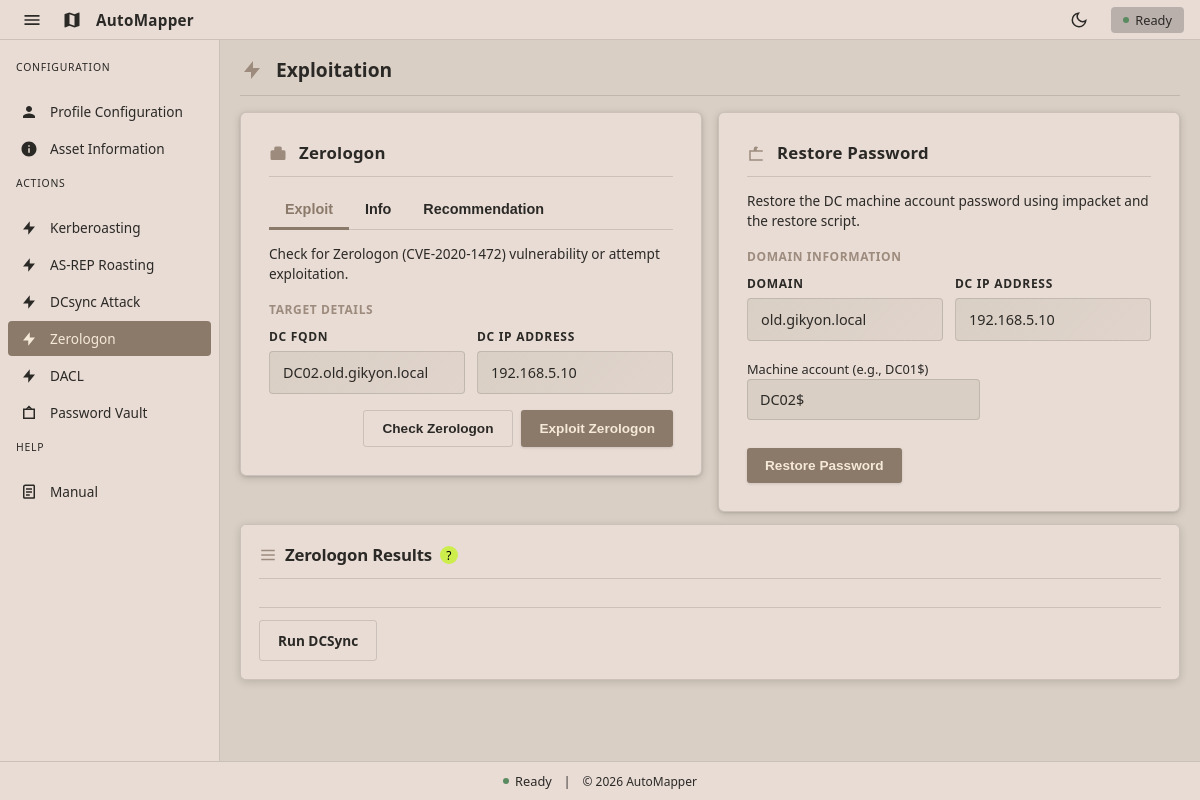
Page /zerologon on the committed database.
### tables this page shows
CREATE TABLE profiles (
    description text,
    name text,
    password text,
    ntlmHash text,
    domain text,
    dc_ip text,
    fqdn text
, username text, dc_fqdn text, profile_description text, ntlm_hash text);

### app/routes/main.py (the view, shortened to what this page needs)
@main_bp.route("/zerologon", methods=["GET", "POST"])
def zerologon():
    creds = _get_creds()
    profiles = fetch_profiles()
    active_profile = get_active_profile()
    results = []
    error = None
    status_message = None
    action = None
    vault_next_step = False
    selected_restore_profile = None
    restore_use_profile = False
    dc_host = (creds.get("dc_fqdn") or "").strip()
    dc_name = dc_host.split(".", 1)[0] if dc_host else ""
    is_admin_user = (creds.get("username") or "").strip().lower() == "administrator"
    def format_dcsync_results(dcsync_results):
        lines = []
        for entry in dcsync_results:
            if isinstance(entry, dict):
                username = entry.get("username", "Unknown")
                hash_value = entry.get("hash", "")
                timestamp = entry.get("timestamp")
                if timestamp:
                    lines.append(f"{username}: {hash_value} ({timestamp})")
                else:
                    lines.append(f"{username}: {hash_value}")
            else:
                lines.append(str(entry))
        return lines
    return _render_exploit(
        "zerologon.html",
        creds,
        results,
        error,
        status_message,
        action,
        profiles=profiles,
        active_profile=active_profile,
        selected_restore_profile=None,
        restore_use_profile=restore_use_profile,
        dc_name=dc_name,
        vault_next_step=vault_next_step,
    )

### app/db/database.py (called while the page is built)
def get_db():
    conn = sqlite3.connect(DB_PATH)
    conn.row_factory = sqlite3.Row
    return conn

def fetch_profiles():
    conn = get_db()
    try:
        rows = conn.execute(
            """
            SELECT name, username, password, ntlm_hash, domain, dc_ip, dc_fqdn, profile_description
            FROM profiles
            ORDER BY name
            """
        ).fetchall()
    finally:
        conn.close()
    profiles = {}
    for row in rows:
        profiles[row["name"]] = {
            "username": row["username"],
            "password": row["password"],
            "ntlm_hash": row["ntlm_hash"],
            "domain": row["domain"],
            "dc_ip": row["dc_ip"],
            "dc_fqdn": row["dc_fqdn"],
            "profile_description": row["profile_description"],
        }
    return profiles

def get_profile(name):
    conn = get_db()
    try:
        row = conn.execute(
            """
            SELECT name, username, password, ntlm_hash, domain, dc_ip, dc_fqdn, profile_description
            FROM profiles
            WHERE name = ?
            """,
            (name,),
        ).fetchone()
    finally:
        conn.close()
    if not row:
        return None
    return {
        "username": row["username"],
        "password": row["password"],
        "ntlm_hash": row["ntlm_hash"],
        "domain": row["domain"],
        "dc_ip": row["dc_ip"],
        "dc_fqdn": row["dc_fqdn"],
        "profile_description": row["profile_description"],
    }

def get_active_profile():
    conn = get_db()
    try:
        row = conn.execute(
            "SELECT value FROM app_state WHERE key = ?",
            ("active_profile",),
        ).fetchone()
    finally:
        conn.close()
    return row["value"] if row else None

### app/routes/main.py (called while the page is built)
def _get_creds():
    active_profile = get_active_profile()
    if not active_profile:
        return {}
    return get_profile(active_profile) or {}

def _has_vault_material(results):
    return any(isinstance(entry, dict) and entry.get("hash") for entry in results or [])

def _render_exploit(template, creds, results, error, status_message, action, **extra):
    extra.setdefault("vault_next_step", _has_vault_material(results))
    return render_template(
        template,
        creds=creds,
        results=results,
        error=error,
        status_message=status_message,
        action=action,
        **extra,
    )

### app/templates/zerologon.html (shortened to what this page needs)
{% extends 'base.html' %}
{% block content %}
<div class="page-header">
  <svg viewBox="0 0 24 24"><path d="M13 10V3L4 14h7v7l9-11h-7z"/></svg>
  <h1 class="page-title">Exploitation</h1>
</div>
<section class="card-grid zerologon-grid">
  <div class="card restore-card">
    <div class="card-header">
      <svg viewBox="0 0 24 24"><path d="M20 7h-3V4a2 2 0 0 0-2-2H9a2 2 0 0 0-2 2v3H4a2 2 0 0 0-2 2v9a2 2 0 0 0 2 2h16a2 2 0 0 0 2-2V9a2 2 0 0 0-2-2z"/></svg>
      <h1>Zerologon</h1>
    </div>
    <div class="tab-bar">
      <button class="tab-btn active" data-tab="zero-exploit-tab">Exploit</button>
      <button class="tab-btn" data-tab="zero-info-tab">Info</button>
      <button class="tab-btn" data-tab="zero-rec-tab">Recommendation</button>
    </div>
    <div id="zero-exploit-tab" class="tab-content active">
      <p class="subtitle">Check for Zerologon (CVE-2020-1472) vulnerability or attempt exploitation.</p>
      <div class="credentials-section-label">Target Details</div>
      <div class="credentials-grid">
        <div class="field-card">
          <label class="field-label">DC FQDN</label>
          <div class="field-value {% if not creds.dc_fqdn %}empty{% endif %}">{{ creds.dc_fqdn or '—' }}</div>
        </div>
        <div class="field-card">
          <label class="field-label">DC IP Address</label>
          <div class="field-value {% if not creds.dc_ip %}empty{% endif %}">{{ creds.dc_ip or '—' }}</div>
        </div>
      </div>
      <form method="POST" class="actions" style="margin-top: 0;">
        <button class="btn secondary" name="action" value="check">
          Check Zerologon
        </button>
        <button class="btn" name="action" value="exploit">
          Exploit Zerologon
        </button>
      </form>
    </div>
  </div>
  <div class="card">
    <div class="card-header">
      <svg viewBox="0 0 24 24"><path d="M21 7h-6V5a3 3 0 0 0-6 0v2H3v14h18V7zm-8-2a1 1 0 0 1 2 0v2h-2V5zm8 14H5V9h16v10z"/></svg>
      <h1>Restore Password</h1>
    </div>
    <p class="subtitle">Restore the DC machine account password using impacket and the restore script.</p>
    <div class="credentials-section-label">Domain Information</div>
    <div class="credentials-grid">
      <div class="field-card">
        <label class="field-label">Domain</label>
        <div class="field-value {% if not creds.domain %}empty{% endif %}">{{ creds.domain or '—' }}</div>
      </div>
      <div class="field-card">
        <label class="field-label">DC IP Address</label>
        <div class="field-value {% if not creds.dc_ip %}empty{% endif %}">{{ creds.dc_ip or '—' }}</div>
      </div>
    </div>
    <form method="POST" class="form">
      <div class="field">
        <label for="machine-account">Machine account (e.g., DC01$)</label>
        <input
          id="machine-account"
          name="machine_account"
          type="text"
          class="input"
          placeholder="DC01$"
          value="{{ (dc_name ~ '$') if dc_name else '' }}"
        />
      </div>
      <div class="actions">
        <button class="btn" name="action" value="restore">
          Restore Password
        </button>
      </div>
    </form>
  </div>
</section>
<section class="card result-card">
  <div class="card-header">
  <svg viewBox="0 0 24 24">
    <path d="M3 5h18v2H3V5zm0 6h18v2H3v-2zm0 6h18v2H3v-2z"/>
  </svg>
  <div class="header-with-tooltip">
    <h1>Zerologon Results</h1>
    <div class="tooltip-container">
      <span class="info-icon">?</span>
    </div>
  </div>
</div>
<div class="actions">
  <a class="btn secondary" href="{{ url_for('main.dcsync') }}">
    Run DCSync
  </a>
</div>
</section>
{% endblock %}

### rows in the picture
profiles: dc_fqdn "DC02.old.gikyon.local", dc_ip "192.168.5.10", domain "old.gikyon.local"
